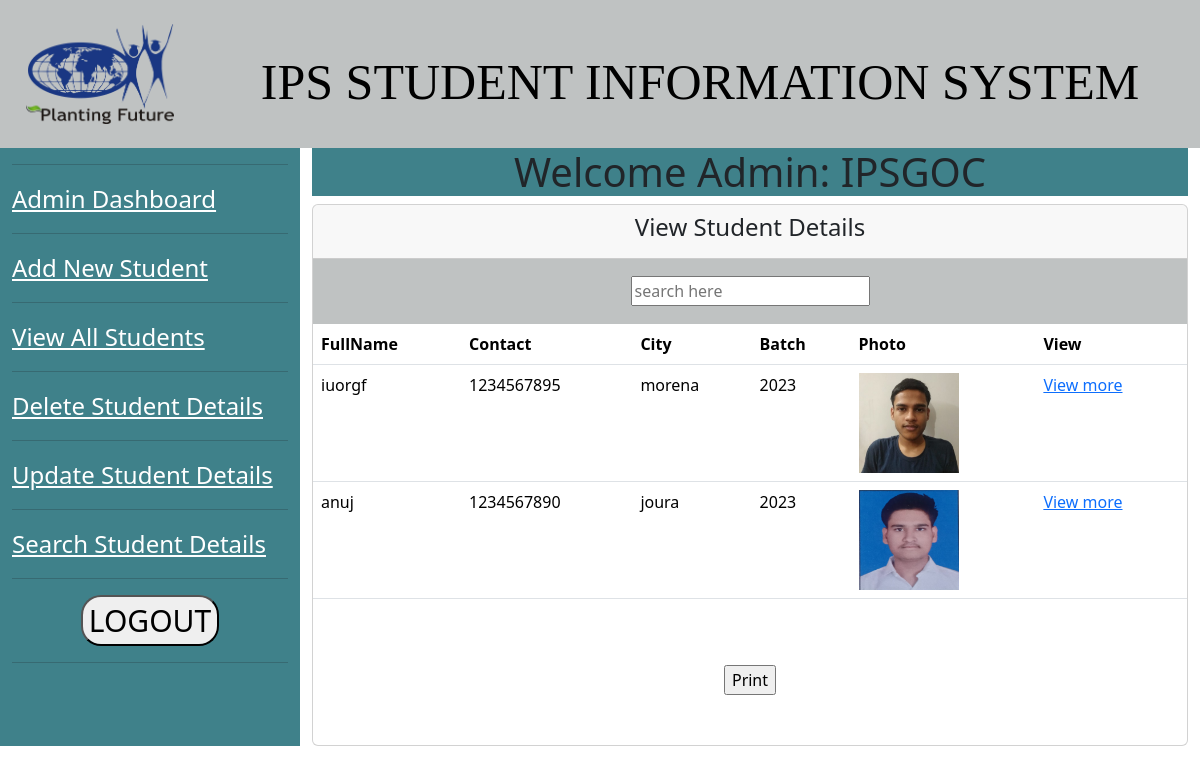
Screenshot of /dash_view_panel.php (signed in) with the database file from the repository.
### tables this page shows
CREATE TABLE `student_data` (
  `ID` int(11) NOT NULL,
  `FullName` varchar(100) NOT NULL,
  `City` varchar(50) NOT NULL,
  `StudentContact` varchar(20) NOT NULL,
  `AlternateNumber` int(15) NOT NULL,
  `School` varchar(50) NOT NULL,
  `Gender` varchar(10) NOT NULL,
  `DOB` date NOT NULL,
  `Email` varchar(50) NOT NULL,
  `Course` varchar(20) NOT NULL,
  `Branch` varchar(20) NOT NULL,
  `Category` varchar(30) NOT NULL,
  `State` varchar(30) NOT NULL,
  `FatherName` varchar(40) NOT NULL,
  `FatherEmail` varchar(50) NOT NULL,
  `FatherContact` varchar(20) NOT NULL,
  `FatherOccu` varchar(30) NOT NULL,
  `MotherName` varchar(40) NOT NULL,
  `MotherContact` varchar(20) NOT NULL,
  `LocalAdd` varchar(40) NOT NULL,
  `PermanentAdd` varchar(40) NOT NULL,
  `AdmissionYear` year(4) NOT NULL,
  `AdmissionDate` date NOT NULL,
  `AdmissionCategory` varchar(20) NOT NULL,
  `TotalFee` varchar(30) NOT NULL,
  `BusFee` varchar(30) NOT NULL,
  `10THMarksheet` varchar(200) NOT NULL,
  `12THMarksheet` varchar(200) NOT NULL,
  `AadharCard` varchar(200) NOT NULL,
  `PanCard` varchar(200) NOT NULL,
  `CasteCertificate` varchar(200) NOT NULL,
  `IncomeCertificate` varchar(200) NOT NULL,
  `TC` varchar(200) NOT NULL,
  `Migration` varchar(200) NOT NULL,
  `Photo` varchar(200) NOT NULL
);

### view_panel.php (the view, shortened to what this page needs)
<?php
include_once 'connection.php';
$sql = "SELECT * FROM student_data";
$result = mysqli_query($con, $sql);
?>
<!DOCTYPE html>
<html lang="en">
<head>
      <link href="https://cdn.jsdelivr.net/npm/bootstrap@5.3.3/dist/css/bootstrap.min.css" rel="stylesheet">
</head>
<body>
<div class="col-md-12">
                    <div class="card mt-12">
                        <div class="card-header text-center">
                        <h4>View Student Details</h4>
                    </div>
    <div class="header">
        <form method="POST" action="<?php echo $_SERVER['PHP_SELF'] ?>">
            <input type="text" id="search" name="search" onkeyup="searchFunction()" placeholder="search here">
        </form>
    </div>
<div style="overflow-x:auto;">
  <table class="table table-hover" id="myTable">
    <thead>
      <tr>
        <th>FullName</th>
        <th>Contact</th>
        <th>City</th>
        <th>Batch</th>
        <th>Photo</th>
        <th>View</th>
      </tr>
    </thead>
    <tbody>
                <?php
                while ($info = $result->fetch_assoc()) {
                ?>
      <tr>
        <td><?php echo "{$info['FullName']}" ?></td>
        <td><?php echo "{$info['StudentContact']}" ?></td>
        <td><?php echo "{$info['City']}" ?></td>
        <td><?php echo "{$info['AdmissionYear']}" ?></td>
        <td><img height="100px" width="100px" src="<?php echo "{$info['Photo']}" ?>">
        <td>
            <?php
            echo "
                <a href='dash_view_page.php?ID={$info['ID']}'> View more</a>";
            ?>
        </td>
        </tr>
                <?php
                }
                ?>
    </tbody>
  </table>
</div>
                        <center><input value='Print' type='button' onclick='handlePrint()' style="margin: 50px;"/></center>
</div>
</body>
</html>

### dash_view_panel.php (shortened to what this page needs)
<!DOCTYPE html>
<html>
<head>
	<link rel="stylesheet" href="dash.css">
    <link href="https://cdn.jsdelivr.net/npm/bootstrap@5.3.3/dist/css/bootstrap.min.css" rel="stylesheet">
</head>
<body>
        <div class="container-fluid header">
        <div class="content-row row">
            <div class="col-md-2">
                <img class="logo" src="logo.png"  alt="issue with the image" height="100px">
            </div>
            <div class="col-md-10" style="margin-top: 28px; font-family: 'Times New Roman', Times, serif;">
                <h1 style="font-size: 50px;">IPS STUDENT INFORMATION SYSTEM<h1>
            </div>
        </div>
    </div>
    <div class="container-fluid">
        <div class="content row">
			<div class="col-md-3 sidebar"><hr>
            <a href="dashboard.php" class="side_items">Admin Dashboard</a><hr>
                <a href="dash_student_detail.php" class="side_items" target="_self">Add New Student</a>
                <hr>
                <a href="dash_view_panel.php" class="side_items" target="_self">View All Students</a>
                <hr>
                <a href="dash_delete_panel.php" class="side_items" target="_self">Delete Student Details</a>
                <hr>
                <a href="dash_update_panel.php" class="side_items" target="_self">Update Student Details</a>
                <hr>
                <a href="dash_search_student.php" class="side_items" target="_self">Search Student Details</a>
                <hr>
                <center><button type="submit" class="button"><a href="logout.php" style="text-decoration: none; color: black;">LOGOUT</a></button></center><hr>
            </div>
			<div class="col-md-9">
                <h1 style="text-align: center; background-color: #3f818a"><span>Welcome Admin: </span>
                    <?php echo $_SESSION['AdminLoginId']?>
                </h1>
                <div>
                    <?php
                    include_once 'view_panel.php'
                    ?>
                </div>
            </div>
        </div>
    </div>
</body>
</html>

### dash.css (style rules this page uses)
.header { background-color: #bfc2c2; color:black; padding: 2%; text-align: center; }
.sidebar { background-color: #3f818a; }
.side_items { color: white; font-size: 24px !important; }
.button { border-radius: 20px; font-size: 30px; }
.logo { width: auto; }

### rows the page displays
student_data: FullName "iuorgf", StudentContact "1234567895", City "morena", AdmissionYear "2023", Photo (picture)
student_data: FullName "anuj", StudentContact "1234567890", City "joura", AdmissionYear "2023", Photo (picture)

### other values shown
$_SESSION['AdminLoginId'] "IPSGOC"
